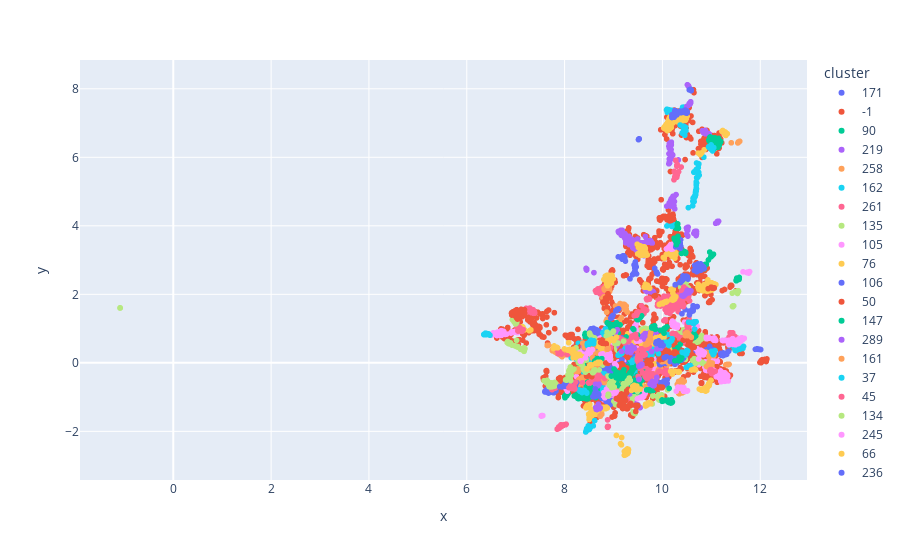

The notebook cell this image was saved under:
### Code cell
plot_df = pd.DataFrame(
    {'keyword':keywords,
     'x': umap_vectors[:,0],
     'y': umap_vectors[:,1],
     'cluster':indices_str}
)

df_filtered = plot_df[plot_df['cluster'] != "-1"]
import plotly.express as px

# assuming your dataframe is named df and has columns 'x', 'y', 'word', and 'cluster'
fig = px.scatter(plot_df, x='x', y='y', color='cluster', hover_name='keyword')

fig.show()
